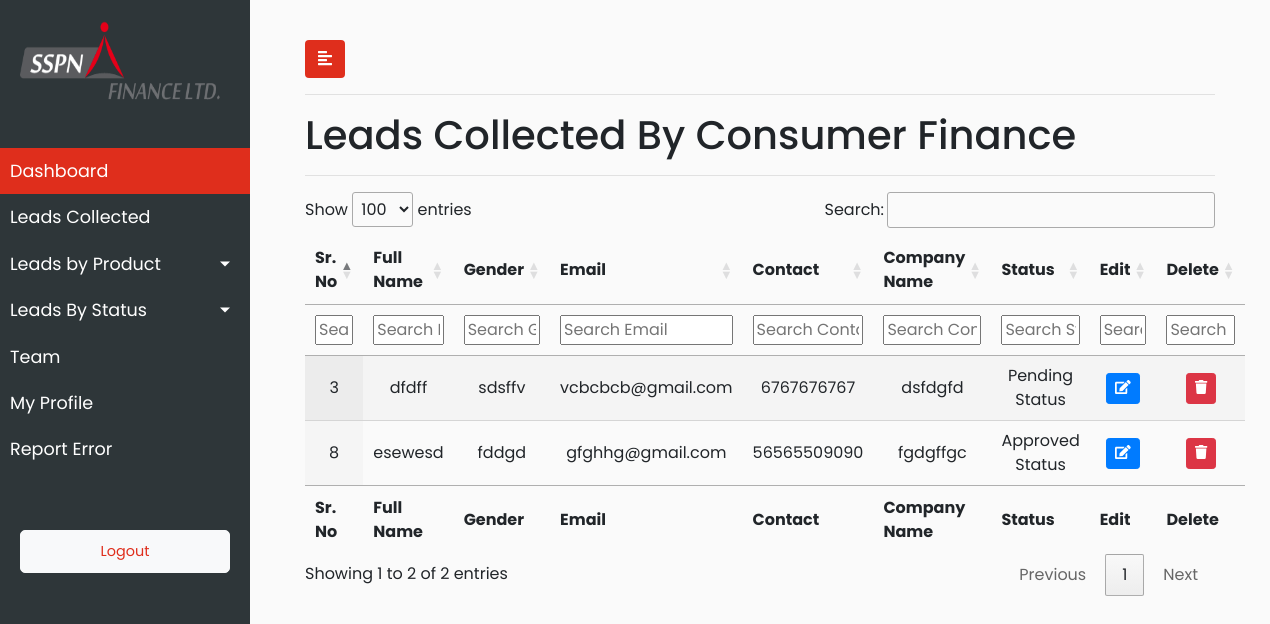
The app's page /consumer_finance/, older data.
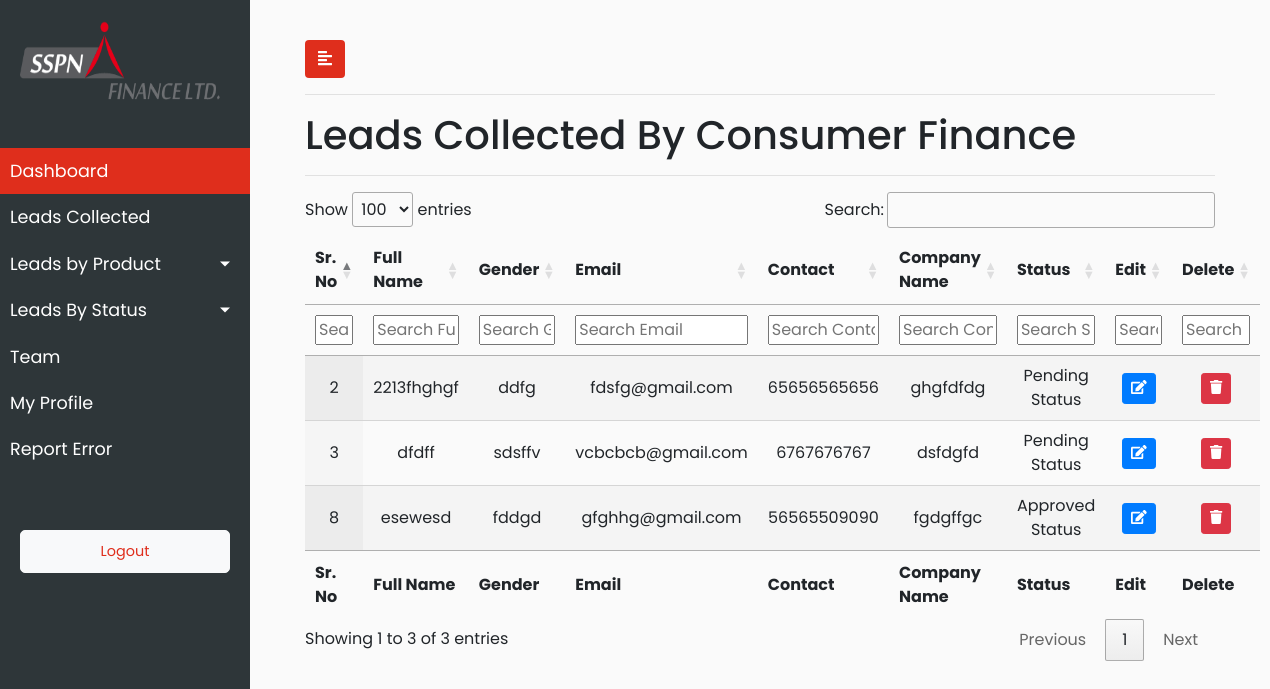
The same page, newer data.
### sspn_lead_manager_app/models.py (models this page shows, shortened)
class AllLeads(models.Model):
        city_choices=(('Mumbai','Mumbai'),
        ('Delhi','Delhi'),
        ('Banglore','Banglore'),
        ('Pune','Pune'),
        ('Ahmedabad','Ahmedabad'),
        ('Other','Other'))
        profession_type_choices=(('Salaried','Salaried'),
                        ('Business','Business'),
                        ('Self Employed','Self Employed'),
                        ('Other','Other'))
        product_type_choices=(('Micro Finance','Micro Finance'),
                        ('Instant Salary','Instant Salary'),
                        ('Consumer Finance','Consumer Finance'))
        status_type_choices=(('All Status','All Status'),
                        ('Pending Status','Pending Status'),
                        ('In Process Status','In Process Status'),
                        ('Approved Status','Approved Status'),
                        ('Rejected Status','Rejected Status'))
        def sr_number_genrator():
                latest_object = AllLeads.objects.latest('date_of_entry')
                latest_sr_no = latest_object.sr_no
                if latest_object == None:
                        return 1
                else:
                        return (latest_sr_no+1)
        sr_no = models.IntegerField(default=sr_number_genrator)
        full_name = models.CharField(max_length=920)
        gender = models.CharField(max_length=920,blank=True)
        email = models.EmailField(max_length=920)
        contact = models.CharField(max_length=12,blank=True)
        company_name = models.CharField(max_length=920,blank=True)
        product_interested_in = models.CharField(choices=product_type_choices,max_length=920,blank=True)
        status = models.CharField(choices=status_type_choices,max_length=920,blank=True)
        date_of_entry = models.DateTimeField(default=timezone.now, null=True)
        city = models.CharField(choices=city_choices,max_length=920,blank=True)
        profession = models.CharField(choices=profession_type_choices,max_length=920,blank=True)
        class Meta:
            verbose_name_plural = "All Leads Lists"
            verbose_name = "Lead"

### sspn_lead_manager_app/views.py (the view)
# urls.py: path("consumer_finance/" , views.consumer_finance, name="consumer_finance"),
def consumer_finance(request):
    product_consumer_finance = AllLeads.objects.all().filter(product_interested_in='Consumer Finance')
    data = {'product_consumer_finance':product_consumer_finance}
    return render(request,'sspn_lead_manager_app/consumer_finance.html',data)

### sspn_lead_manager_app/templates/sspn_lead_manager_app/consumer_finance.html (shortened to what this page needs)
{% extends 'sspn_lead_manager_app/base.html' %}
{% load static %}
{% block stylesheets %}
<link rel="stylesheet" href="//cdn.datatables.net/1.10.19/css/jquery.dataTables.min.css">
{% endblock stylesheets %}
{% block content %}
<h1>Leads Collected By Consumer Finance</h1>
<hr>
<div>
{% if product_consumer_finance %}
    <table id="test_table" class="display" style="width: 100%">
        <thead>
            <tr>
                <th scope="col">Sr. No</th>
                <th scope="col">Full Name</th>
                <th scope="col">Gender</th>
                <th scope="col">Email</th>
                <th scope="col">Contact</th>
                <th scope="col">Company Name</th>
                <th scope="col">Status</th>
                <th scope="col">Edit</th>
                <th scope="col">Delete</th>
            </tr>
            <tr>
                <th>Sr. No</th>
                <th>Full Name</th>
                <th>Gender</th>
                <th>Email</th>
                <th>Contact</th>
                <th>Company Name</th>
                <th>Status</th>
                <th>Edit</th>
                <th>Delete</th>
            </tr>
        </thead>
        <tbody>
            {% for consumerfinance in product_consumer_finance %}
            <tr>
                <td>{{ consumerfinance.sr_no }}</td>
                <td>{{ consumerfinance.full_name }}</td>
                <td>{{ consumerfinance.gender }}</td>
                <td>{{ consumerfinance.email }}</td>
                <td>{{ consumerfinance.contact }}</td>
                <td>{{ consumerfinance.company_name }}</td>
                <td>{{ consumerfinance.status }}</td>
                <td>
                            <button type="button" class="update-lead btn btn-sm btn-primary" data-id="{% url 'sspn_lead_manager_app:leads_update' consumerfinance.pk %}">
                                <span class="fa fa-edit"></span>
                            </button>
                        </td>
                        <td>
                            <button type="button" class="delete-lead btn btn-sm btn-danger" data-id="{% url 'sspn_lead_manager_app:leads_delete' consumerfinance.pk %}">
                                <span class="fa fa-trash"></span>
                            </button>
                        </td>
            </tr>
            {% endfor %}
            </tbody>
        <tfoot>
            <tr>
                <th>Sr. No</th>
                <th>Full Name</th>
                <th>Gender</th>
                <th>Email</th>
                <th>Contact</th>
                <th>Company Name</th>
                <th>Status</th>
                <th>Edit</th>
                <th>Delete</th>
            </tr>
        </tfoot>
    </table>
    {% else %}
            <p class="no-leads text-primary">No entry added yet.</p>
    {% endif %}
</div>
{% endblock %}

Row changes from the older to the newer data that the page shows:
now on this page (row edited): AllLeads: sr_no "2", full_name "2213fhghgf", gender "ddfg", email "fdsfg@gmail.com", contact "65656565656", company_name "ghgfdfdg", status "Pending Status"
Text that changed along with them:
text written by a page script: "Show entries Search: Showing 1 to 2 of 2 entries Previous 1 Next" → "Show entries Search: Showing 1 to 3 of 3 entries Previous 1 Next"
